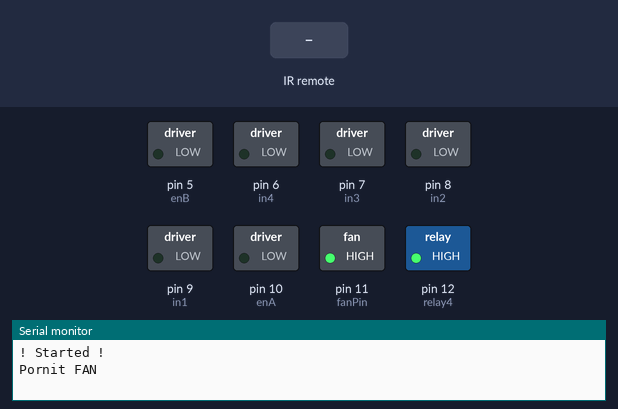
Simulated run of this sketch. Board: Arduino Uno, built with avr-gcc and run on an emulated ATmega328P. On the bench: switched loads named in the sketch (green lamp = pin HIGH), the last lines printed to the serial monitor. The test bench sets the inputs (shaded band).

Above: at 4.2 s.
4.3 s: infrared code 0xFF18E7 received
At 4.9 s:
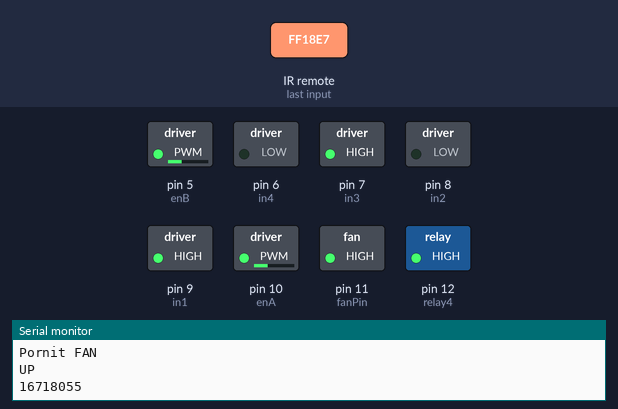
5.8 s: infrared code 0xFF4AB5 received
At 7.0 s:
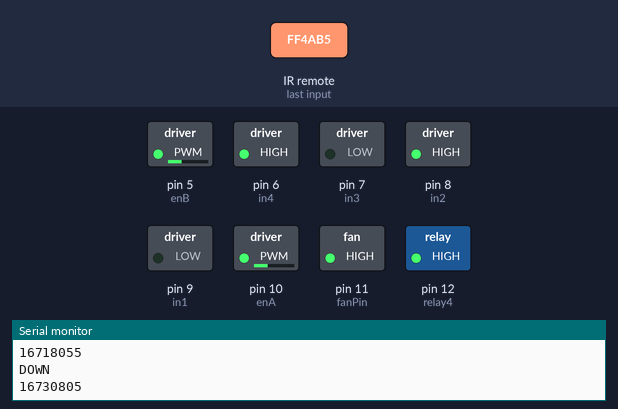
7.3 s: infrared code 0xFF5AA5 received
At 8.4 s:
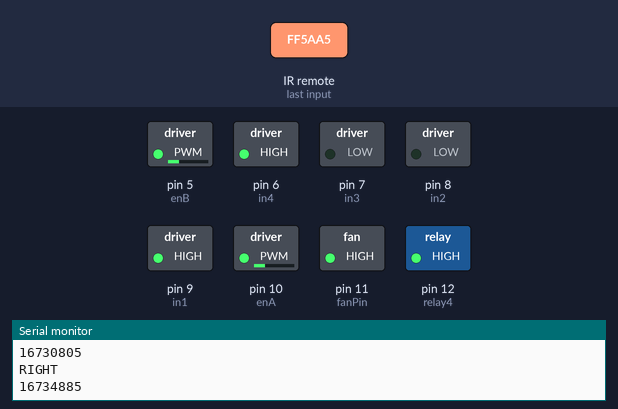
8.8 s: infrared code 0xFF10EF received
At 9.5 s:
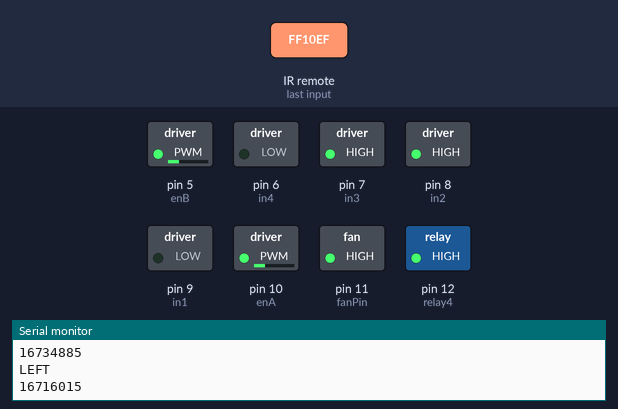
10.3 s: infrared code 0xFF38C7 received
At 10.7 s:
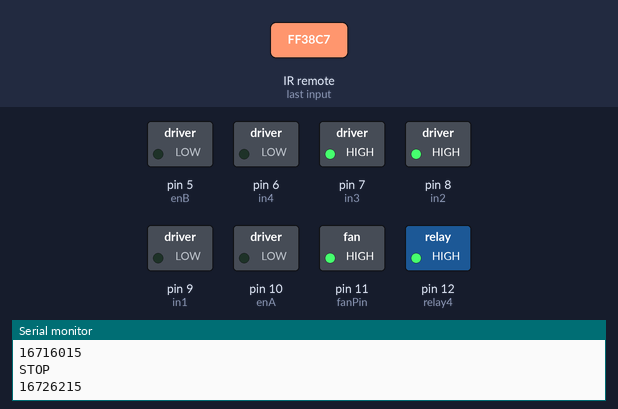
Timing chart, 0 to 12.8 s (numbered marks = the images above; inputs shaded):
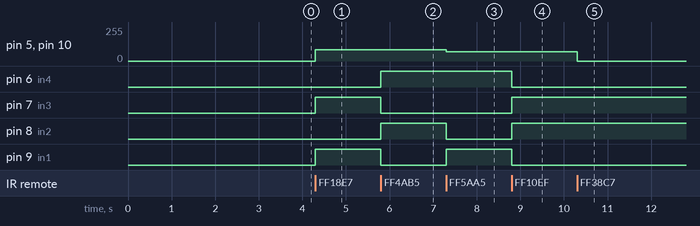

Measured:
- after the input at 4.3 s, pin 5 (enB), pin 10 (enA): 0/255 → 85/255 at once; pin 7 (in3), pin 9 (in1): LOW → HIGH at once
- after the input at 5.8 s, pin 6 (in4), pin 8 (in2): LOW → HIGH at once; pin 7 (in3), pin 9 (in1): HIGH → LOW at once
- after the input at 7.3 s, pin 5 (enB), pin 10 (enA): 85/255 → 70/255 at once; pin 8 (in2): HIGH → LOW at once; pin 9 (in1): LOW → HIGH at once
- after the input at 8.8 s, pin 6 (in4), pin 9 (in1): HIGH → LOW at once; pin 7 (in3), pin 8 (in2): LOW → HIGH at once
- after the input at 10.3 s, pin 5 (enB), pin 10 (enA): 70/255 → 0/255 at once

The sketch:

Aspiratorul.ino
```cpp
#include "TimerOne.h"
#define relay4 12 // releu 4
// Speed Control Interrupts
const byte MOTOR_A = 2;
const byte MOTOR_B = 3;

// Constants for going forward
const float forwardTime = 1000;  // miliseconds
const int forwardSpeed = 85;  // 0-70? - 255

// Constants for turning
const float turnTime = 1000; // miliseconds
const int turnSpeed = 70;  // 0-70? - 255

// Motor A
int enA = 10;
int in1 = 9;
int in2 = 8;

// Motor B
int enB = 5;
int in3 = 7;
int in4 = 6;

// Fan
int fanPin = 11;

// Speed Control
int counterA = 0;
int counterB = 0;
const float stepcount = 20.00;
const float stepLag = 1;
const float wheeldiameter = 66.10;
const float moveSpeed = 230;
const float lagSpeed = 0;
const float unitLength = 10; // cm
const float turnLength = 10; // cm ??
const int moveDelay = 1000;

#include "movement.h"
#include "improvedMovement.h"
#include "demos.h"
#include "fan.h"
#include "irReceiver.h"

void setup()
{
  Serial.begin(9600);
  irReceiver();
  movement();
  fan();
  fanHigh();
  delay(3000);
  //improvedMovement();
  //Forward();
  //Back();

}
void loop()
{
  irLoop();
  //verifyContinious();
}
```

demos.h
```cpp
void FanDemo() {
  delay(1000);
  digitalWrite(relay4, LOW);
  delay(200);
  digitalWrite(relay4, HIGH);
  delay(200);
  digitalWrite(relay4, LOW);

  delay(5000);
  digitalWrite(relay4, HIGH);

  for (int i = 0; i < 255; i+=10) {
    analogWrite(fanPin, i);
    delay(200);
  }
  delay(10000);
  for (int i = 255; i > 0; i-=10) {
    analogWrite(fanPin, i);
    delay(200);
  }
  delay(5000);
  digitalWrite(relay4, LOW);
  delay(10000);

  digitalWrite(relay4, HIGH);
  delay(200);
  digitalWrite(relay4, LOW);
}
void MotorDemo() {
  delay(5000);
  MoveForward();
  delay(1000);
  MoveReverse();
  delay(1000);
  TurnLeft();
  delay(1000);
  TurnRight();
  delay(5000);
}
```

fan.h
```cpp
void fan() {
  // connected to Relay 4
  pinMode(relay4, OUTPUT);
}
void fanOn() {
  digitalWrite(relay4, HIGH);
  analogWrite(fanPin, 0);
}
void fanOff() {
  digitalWrite(relay4, LOW);
  analogWrite(fanPin, 0);
}
void fanLow() {
  fanOn();
}
void fanHigh() {
  fanOn();
  Serial.println("Pornit FAN");
  analogWrite(fanPin, 255);
}
```

improvedMovement.h
```cpp
void ISR_countA() {
  counterA++;  // increment Motor A counter value
  //Serial.println("DA1");
}
void ISR_countB() {
  counterB++;  // increment Motor B counter value
  //Serial.println("DA2");
}
void improvedMovement() {
  attachInterrupt(digitalPinToInterrupt (MOTOR_A), ISR_countA, RISING);  // Increase counter A when speed sensor pin goes High
  attachInterrupt(digitalPinToInterrupt (MOTOR_B), ISR_countB, RISING);  // Increase counter B when speed sensor pin goes High
  // Motor Setup
  pinMode(in1, OUTPUT);
  pinMode(in2, OUTPUT);
  pinMode(in3, OUTPUT);
  pinMode(in4, OUTPUT);
}
int cmToSteps(float cm) {

  float circumference = (wheeldiameter * 3.14) / 10; // Calculate wheel circumference in cm
  float cm_step = circumference / stepcount;  // CM per Step

  float f_result = cm / cm_step;  // Calculate result as a float
  return (int) f_result; // Convert to an integer (note this is NOT rounded)
}
void verifyMovement(int steps) {
  Serial.println(steps);
  counterA = 0;  //  reset counter A to zero
  counterB = 0;  //  reset counter B to zero
  int ahead;
  int behind;
  analogWrite(enA, moveSpeed);
  analogWrite(enB, moveSpeed);
  while (steps > counterA || steps > counterB) {

    if(abs(counterA - counterB) > stepLag && counterA != counterB) {
      if(counterA > counterB) {
        ahead = enA;
        behind = enB;
      }
      else {
        ahead = enB;
        behind = enA;
      }
      analogWrite(ahead, moveSpeed - lagSpeed);
      analogWrite(behind, moveSpeed);
      Serial.println("SugPula");
    }
    else {
      analogWrite(enA, moveSpeed);
      analogWrite(enB, moveSpeed);

    }
  }
  analogWrite(enA, 0);
  analogWrite(enB, 0);
  counterA = 0;
  counterB = 0;
  delay(moveDelay);
}
void verifyContinious() {
  //Serial.println(steps);
  int ahead;
  int behind;
  analogWrite(enA, moveSpeed);
  analogWrite(enB, moveSpeed);

    if(abs(counterA - counterB) > stepLag && counterA != counterB) {
      if(counterA > counterB) {
        ahead = enA;
        behind = enB;
      }
      else {
        ahead = enB;
        behind = enA;
      }
      analogWrite(ahead, moveSpeed - lagSpeed);
      analogWrite(behind, moveSpeed);
      Serial.println("SugPula");
    }
    else {
      analogWrite(enA, moveSpeed);
      analogWrite(enB, moveSpeed);
    }
}
void Forward()
{
  int steps = cmToSteps(unitLength);

  // Set Motor A forward
  digitalWrite(in1, HIGH);
  digitalWrite(in2, LOW);

  // Set Motor B forward
  digitalWrite(in3, HIGH);
  digitalWrite(in4, LOW);

  verifyMovement(steps);
}
void Back()
{
  int steps = cmToSteps(unitLength);
  counterA = 0;  //  reset counter A to zero
  counterB = 0;  //  reset counter B to zero

  // Set Motor A reverse
  digitalWrite(in1, LOW);
  digitalWrite(in2, HIGH);

  // Set Motor B reverse
  digitalWrite(in3, LOW);
  digitalWrite(in4, HIGH);

  verifyMovement(steps);
}
void ForwardContinous()
{
  int steps = cmToSteps(unitLength);

  // Set Motor A forward
  digitalWrite(in1, HIGH);
  digitalWrite(in2, LOW);

  // Set Motor B forward
  digitalWrite(in3, HIGH);
  digitalWrite(in4, LOW);
  counterA = 0;  //  reset counter A to zero
  counterB = 0;  //  reset counter B to zero
}
void BackContinous()
{
  int steps = cmToSteps(unitLength);
  counterA = 0;  //  reset counter A to zero
  counterB = 0;  //  reset counter B to zero

  // Set Motor A reverse
  digitalWrite(in1, LOW);
  digitalWrite(in2, HIGH);

  // Set Motor B reverse
  digitalWrite(in3, LOW);
  digitalWrite(in4, HIGH);
  counterA = 0;  //  reset counter A to zero
  counterB = 0;  //  reset counter B to zero
}
void Right()
{
  int steps = cmToSteps(turnLength);
  counterA = 0;  //  reset counter A to zero
  counterB = 0;  //  reset counter B to zero

   // Set Motor A reverse
  digitalWrite(in1, LOW);
  digitalWrite(in2, HIGH);

  // Set Motor B forward
  digitalWrite(in3, HIGH);
  digitalWrite(in4, LOW);

  verifyMovement(steps);
}

// Function to Spin Left
void Left()
{
  int steps = cmToSteps(turnLength);
  counterA = 0;  //  reset counter A to zero
  counterB = 0;  //  reset counter B to zero

   // Set Motor A forward
  digitalWrite(in1, HIGH);
  digitalWrite(in2, LOW);

  // Set Motor B reverse
  digitalWrite(in3, LOW);
  digitalWrite(in4, HIGH);

  verifyMovement(steps);
}
```

irReceiver.h
```cpp
#include <IRremote.h>

#define UP 16718055
#define DOWN 16730805
#define RIGHT 16734885
#define LEFT 16716015
#define STOP 16726215
#define MAX_INT 4294967295

long lastValue;

// Senzor IR
int RECV_PIN = 4;
IRrecv irrecv(RECV_PIN);
decode_results results;

void stopMotors()
{
    // Set Motor A forward
//  digitalWrite(in1, LOW);
//  digitalWrite(in2, LOW);
//
//  // Set Motor B forward
//  digitalWrite(in3, LOW);
//  digitalWrite(in4, LOW);

  analogWrite(enA, 0);
  analogWrite(enB, 0);
}

void irReceiver()
{
	irrecv.enableIRIn();
	Serial.print("! Started !\n");
}

void irLoop()
{
  if (irrecv.decode(&results)) {
    if (results.value == UP) {
      stopMotors();
      Serial.println("UP");
      MoveForward();
    }
    else if (results.value == DOWN) {
      stopMotors();
      Serial.println("DOWN");
      MoveReverse();
    }
    else if (results.value == RIGHT) {
      stopMotors();
      Serial.println("RIGHT");
      TurnRight();
    }
    else if (results.value == LEFT) {
      stopMotors();
      Serial.println("LEFT");
      TurnLeft();
    }
    else if (results.value == STOP) {
      stopMotors();
      Serial.println("STOP");
    }
    Serial.print(results.value);
    Serial.print("\n");
    irrecv.resume(); // Receive the next value
  }
}
```

movement.h
```cpp
void movement() {
  // Motor Setup
  pinMode(in1, OUTPUT);
  pinMode(in2, OUTPUT);
  pinMode(in3, OUTPUT);
  pinMode(in4, OUTPUT);
}
void MoveForward()
{
  // Set Motor A forward
  digitalWrite(in1, HIGH);
  digitalWrite(in2, LOW);

  // Set Motor B forward
  digitalWrite(in3, HIGH);
  digitalWrite(in4, LOW);

  // Engage motors
  analogWrite(enA, forwardSpeed);
  analogWrite(enB, forwardSpeed);
}
void MoveReverse()
{
  // Set Motor A reverse
  digitalWrite(in1, LOW);
  digitalWrite(in2, HIGH);

  // Set Motor B reverse
  digitalWrite(in3, LOW);
  digitalWrite(in4, HIGH);

  // Engage motors
  analogWrite(enA, forwardSpeed);
  analogWrite(enB, forwardSpeed);
}
void TurnRight()
{
  // Set Motor A forward
  digitalWrite(in1, HIGH);
  digitalWrite(in2, LOW);

  // Set Motor B reverse
  digitalWrite(in3, LOW);
  digitalWrite(in4, HIGH);

  // Engage motors
  analogWrite(enA, turnSpeed);
  analogWrite(enB, turnSpeed);
}
void TurnLeft()
{
  // Set Motor A reverse
  digitalWrite(in1, LOW);
  digitalWrite(in2, HIGH);

  // Set Motor B forward
  digitalWrite(in3, HIGH);
  digitalWrite(in4, LOW);

  // Engage motors
  analogWrite(enA, turnSpeed);
  analogWrite(enB, turnSpeed);
}
```
